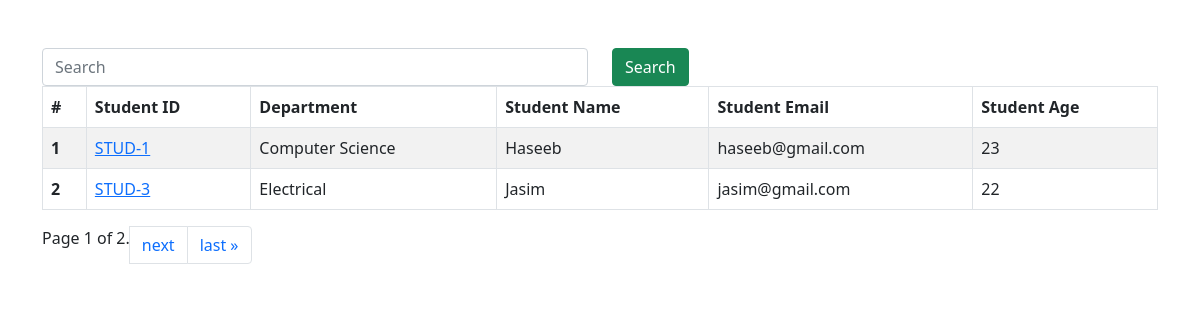
The page /students/ on the database its author committed.
### card/models.py (models this page shows, shortened)
class Student(models.Model):
    department = models.ForeignKey(Department, related_name = "depart", on_delete = models.CASCADE)
    student_id = models.OneToOneField(StudentID, related_name = "student_id", on_delete=models.CASCADE)
    student_name = models.CharField(max_length=100)
    student_email = models.EmailField(unique = True)
    student_age = models.IntegerField(default = 18)
    student_address = models.TextField()
    class Meta:
        ordering = ['student_name']
        verbose_name = "student"

class StudentID(models.Model):
    stud_id = models.CharField(max_length=100)
    def __str__(self):
        return self.stud_id

class Department(models.Model):
    department = models.CharField(max_length=100)
    def __str__(self) -> str:
        return self.department
    class Meta:
        ordering = ['department']

### card/views.py (the view)
# urls.py: path('students/', get_students, name='students' ),
def get_students(request):
    queryset = Student.objects.all()
    if request.GET.get('search'):
        search = request.GET.get('search')
        queryset = queryset.filter(Q(student_name__icontains = search)|
                                   Q(department__department__icontains=search)|
                                   Q(student_id__stud_id__icontains=search)|
                                   Q(student_email__icontains=search))
    paginator = Paginator(queryset, 2)  # Show 25 contacts per page.
    page_number = request.GET.get("page", 1)
    page_obj = paginator.get_page(page_number)
    return render(request, 'report/student.html', {'queryset': page_obj})

### templates/report/student.html (shortened to what this page needs)
{% extends 'base.html' %}
{% block start %}
<div class="container mt-5">
    <form class="mt-5">
        <div class="row">
            <div class="col-md-6">
                <input class="form-control"  name="search" placeholder="Search">
            </div>
            <div class="col-md-6">
                <button class="btn btn-success">Search</button>
            </div>
        </div>
</form>
    <div class="table-responsive">
        <table class="table table-striped table-bordered">
            <thead>
                <tr>
                    <th scope="col">#</th>
                    <th scope="col">Student ID</th>
                    <th scope="col">Department</th>
                    <th scope="col">Student Name</th>
                    <th scope="col">Student Email</th>
                    <th scope="col">Student Age</th>
                </tr>
            </thead>
            <tbody>
                {% for student in queryset %}
                <tr>
                    <th scope="row">{{ forloop.counter }}</th>
                        <td>
                            <a href="{% url 'see_marks' student.student_id %}">
                                {{ student.student_id }}
                            </a>
                        </td>
                    <td>{{student.department}}</td>
                    <td>{{student.student_name}}</td>
                    <td>{{student.student_email}}</td>
                    <td>{{student.student_age}}</td>
                </tr>
                {% endfor %}
            </tbody>
        </table>
    </div>
    <nav aria-label="Page navigation example">
        <ul class="pagination">
                <span class="current">
                    Page {{ queryset.number }} of {{ queryset.paginator.num_pages }}.
                </span>
                {% if queryset.has_next %}
                <li class="page-item"><a class="page-link" href="?page={{ queryset.next_page_number }}">next</a></li>
                <li class="page-item"><a class="page-link" href="?page={{ queryset.paginator.num_pages }}">last &raquo;</a></li>
                {% endif %}
        </ul>
    </nav>
</div>
{% endblock %}

### templates/base.html (shortened to what this page needs)
<!DOCTYPE html>
<html lang="en">
<head>
    <link href="https://cdn.jsdelivr.net/npm/bootstrap@5.0.2/dist/css/bootstrap.min.css" rel="stylesheet">
</head>
<body>
    {% block start %}
    {% endblock %}
</body>
</html>

### rows shown on the page
Student: student_id "STUD-1", department "Computer Science", student_name "Haseeb", student_email "haseeb@gmail.com", student_age "23"
Student: student_id "STUD-3", department "Electrical", student_name "Jasim", student_email "jasim@gmail.com", student_age "22"

### other values the page prints
{{ queryset.number }} "1"
{{ queryset.paginator.num_pages }} "2"
